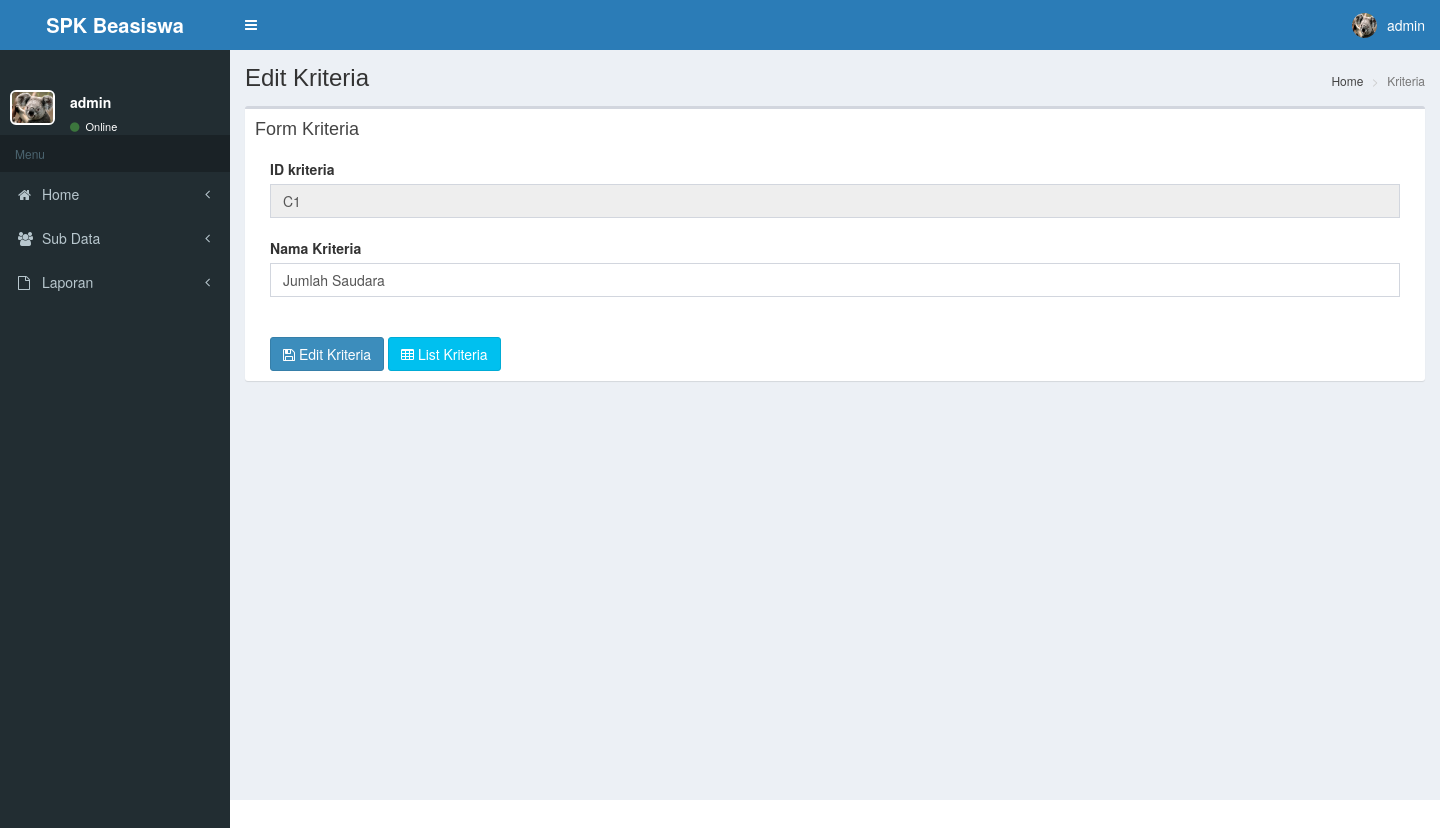
Before: /admin/admin.php?p=edit-kriteria&id=C1 (signed in) with the older database file.
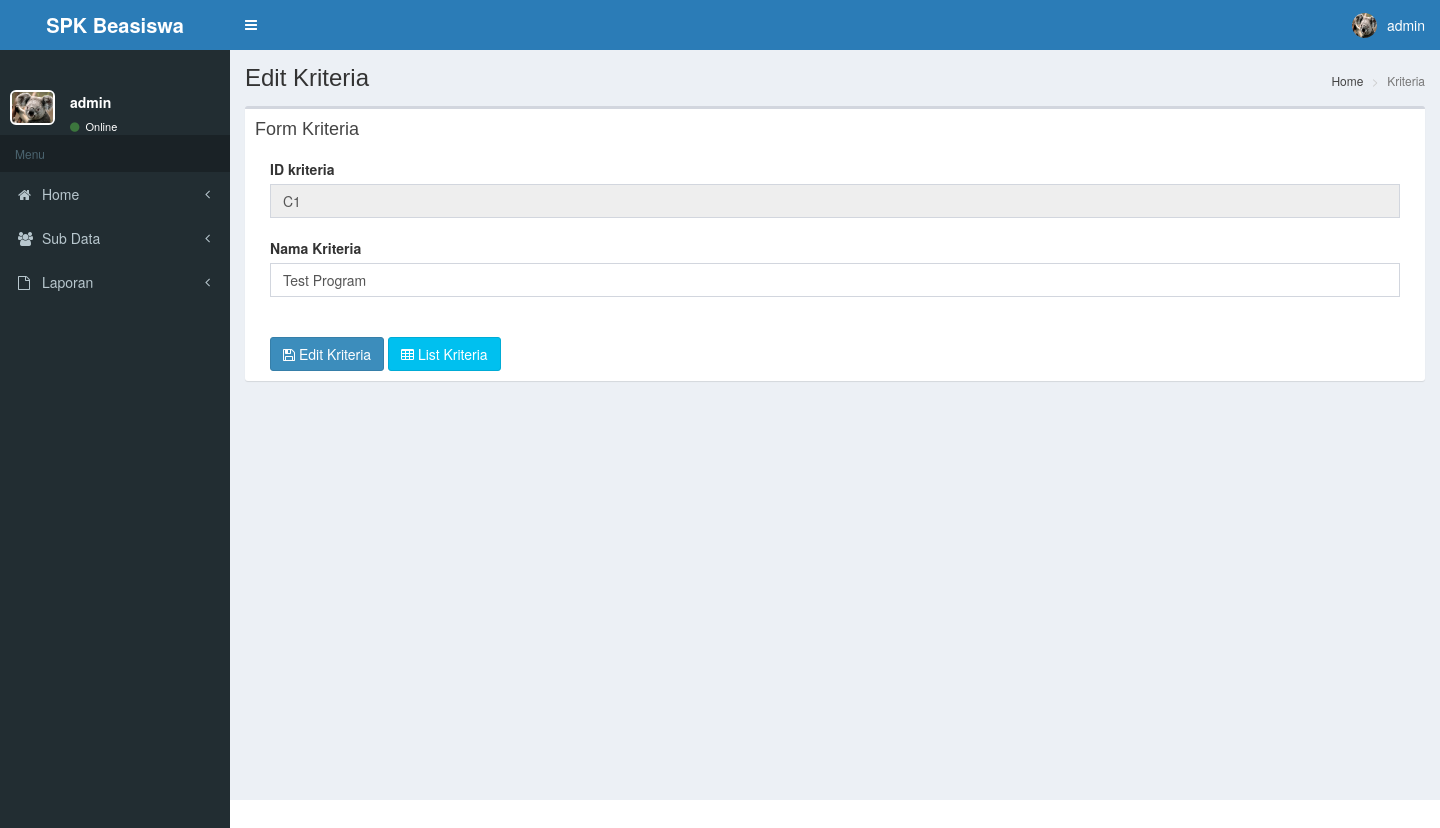
After: the same page with the newer database file.
### tables this page shows
CREATE TABLE `kriteria` (
  `id_kriteria` varchar(30) NOT NULL,
  `nama_kriteria` varchar(50) NOT NULL
);

### admin/pages/edit-kriteria.php (the view, shortened to what this page needs)
<div class="content-wrapper">
        <section class="content-header">
          <h1>
            Edit Kriteria
          </h1>
          <ol class="breadcrumb">
            <li><a href="home.php"> Home</a></li>
            <li class="active">Kriteria </li>
          </ol>
        </section>
        <section class="content">
          <div class="row">
            <div class="col-xs-12">
              <div class="box">
                <div class="box-header">
                  <h3 class="box-title">Form Kriteria </h3>
                </div>
                <div class="box-body">
                 <?php
                            include '../koneksi/koneksi.php';
                            $id=$_GET['id'];
                            ?>
                  <div class="col-lg-12">
            <form id="contactForm" action="" method="post" enctype="multipart/form-data">
            <?php
            $q=mysqli_fetch_array(mysqli_query($conn,"SELECT * FROM kriteria WHERE id_kriteria='$id'  "));
            ?>
                            <div class="row">
                                <div class="form-group">
                                    <div class="col-md-12">
                                        <label>ID kriteria</label>
                                        <input type="text" name="id" class="form-control" maxlength="100" data-msg-required="Please enter the subject." value="<?= $q['id_kriteria']; ?>" readonly>
                                    </div>
                                </div>
                            </div>
                            <br>
                           <div class="row">
                                <div class="form-group">
                                    <div class="col-md-12">
                                        <label>Nama Kriteria</label>
                                        <input type="text" name="nama" class="form-control" maxlength="100" data-msg-required="Please enter the subject." value="<?= $q['nama_kriteria']; ?>" placeholder="nama">
                                    </div>
                                </div>
                            </div>
                            <br>
                            <br>
                            <div class="row">
                                <div class="col-md-12">
                                    <button type="submit" name="simpan" class="btn btn-primary"><i class="fa fa-save"></i> Edit Kriteria </button>
                                    <a href="admin.php?p=kriteria" class="btn btn-info"><i class="fa fa-table"></i> List Kriteria </a>
                                </div>
                            </div>
                        </form>
                        </div>
                </div>
              </div>
            </div>
          </div>
     </section>
   </div>

Changed rows visible on the page:
changed kriteria "C1": nama "Jumlah Saudara" → "Test Program"
